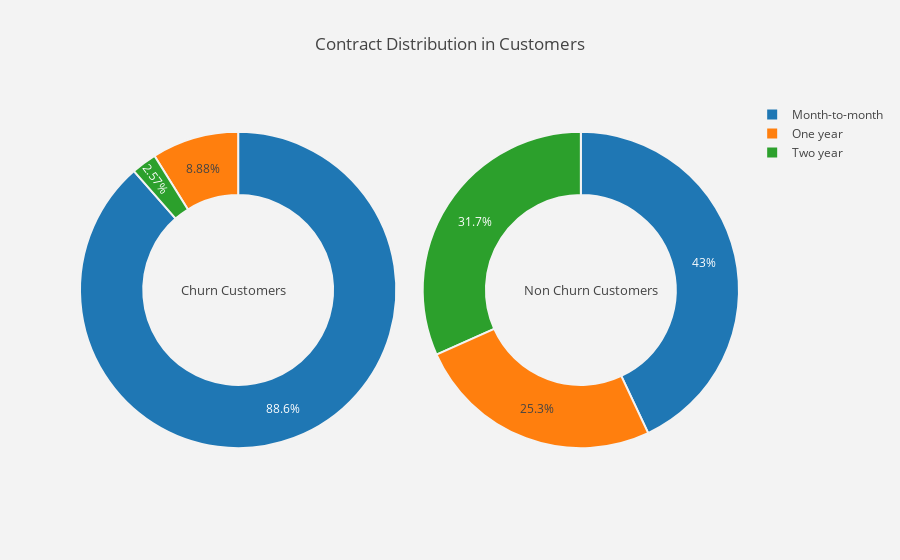

Source (notebook cell):
### Code cell
#Exploring'Contract' distribution with 'Churn'
pie_chart('Contract')

### Figure 1 — Plotly figure (JSON) as saved in the notebook; plotly's stock layout.template omitted (floating-point values rounded to 4 significant figures)
{"data": [{"domain": {"x": [0, 0.48]}, "hole": 0.6, "hoverinfo": "label+percent+name", "labels": ["Month-to-month", "One year", "Two year"], "marker": {"line": {"color": "rgb(243,243,243)", "width": 2}}, "name": "Churn Customers", "type": "pie", "uid": "5d6dff28-2ee8-4298-b6ea-582da5006b27", "values": [1655, 166, 48]}, {"domain": {"x": [0.52, 1]}, "hole": 0.6, "hoverinfo": "label+percent+name", "labels": ["Month-to-month", "Two year", "One year"], "marker": {"line": {"color": "rgb(243,243,243)", "width": 2}}, "name": "Non Churn Customers", "type": "pie", "uid": "5aaf784f-2bff-4698-ac77-44a55cddaf25", "values": [2220, 1637, 1306]}], "layout": {"annotations": [{"font": {"size": 13}, "showarrow": false, "text": "Churn Customers", "x": 0.15, "y": 0.5}, {"font": {"size": 13}, "showarrow": false, "text": "Non Churn Customers", "x": 0.88, "y": 0.5}], "paper_bgcolor": "rgb(243,243,243)", "plot_bgcolor": "rgb(243,243,243)", "title": {"text": "Contract Distribution in Customers"}}}
